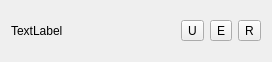
<?xml version="1.0" encoding="UTF-8"?>
<ui version="4.0">
 <class>PasswordSafeWidget</class>
 <widget class="QWidget" name="PasswordSafeWidget">
  <property name="geometry">
   <rect>
    <x>0</x>
    <y>0</y>
    <width>272</width>
    <height>62</height>
   </rect>
  </property>
  <property name="windowTitle">
   <string>PasswordSafeWidget</string>
  </property>
  <layout class="QHBoxLayout" name="horizontalLayout">
   <item>
    <widget class="QLabel" name="label">
     <property name="text">
      <string>TextLabel</string>
     </property>
    </widget>
   </item>
   <item>
    <widget class="QToolButton" name="lockUnlockButton">
     <property name="text">
      <string>U</string>
     </property>
     <property name="checkable">
      <bool>true</bool>
     </property>
    </widget>
   </item>
   <item>
    <widget class="QToolButton" name="editButton">
     <property name="text">
      <string>E</string>
     </property>
    </widget>
   </item>
   <item>
    <widget class="QToolButton" name="removeButton">
     <property name="text">
      <string>R</string>
     </property>
    </widget>
   </item>
  </layout>
 </widget>
 <resources/>
 <connections/>
</ui>
